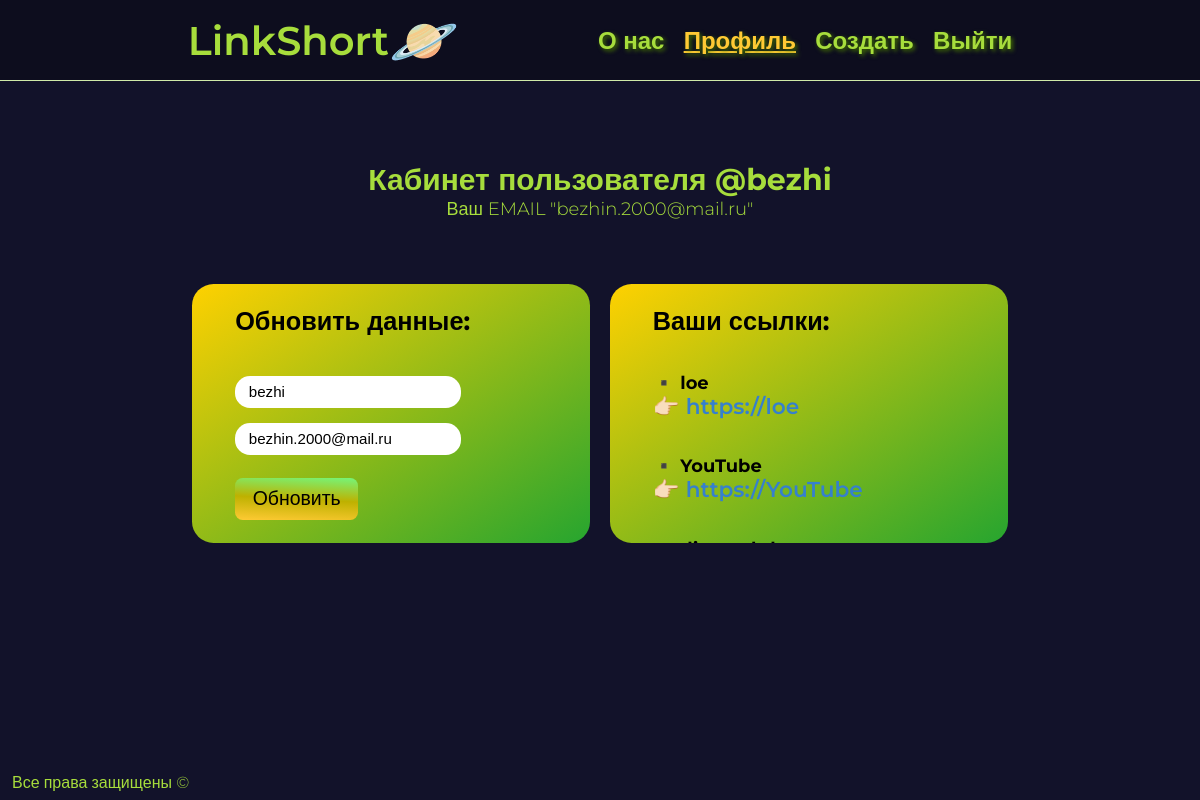
The page /user/profile/ (signed in) on the database its author committed.
### short/models.py (models this page shows, shortened)
class Link(models.Model):
    author = models.ForeignKey(User, verbose_name='Автор', on_delete=models.CASCADE, default='1')
    title = models.CharField('Название', max_length=30, unique=True)
    start_link = models.URLField('Первоначальная ссылка', max_length=200)
    late_link = models.CharField('Сокращенная ссылка', max_length=30, default='https://clck.ru/9zuXm')
    class Meta:
        verbose_name = 'Ссылка'
        verbose_name_plural = 'Ссылки'

### user/views.py (the view)
# urls.py: path('profile/', userViews.profile, name='profile'),
@login_required
def profile(request):
    if request.method == "POST":
        updateUserForm = UserUpdateForm(request.POST, instance=request.user)
        if updateUserForm.is_valid():
            updateUserForm.save()
            messages.success(request, f'Ваш аккаунт был успешно обновлен')
            return redirect('profile')
    else:
        updateUserForm = UserUpdateForm(instance=request.user)
    date = {
        'updateUserForm': updateUserForm,
    }
    return render(request, 'user/profile.html', date)

### user/forms.py
class UserUpdateForm(forms.ModelForm):
    username = forms.CharField(
        label='',
        required=True,
        widget=forms.TextInput(attrs={'placeholder': 'Логин для обновления'})
    )
    email = forms.EmailField(
        label='',
        required=True,
        widget=forms.TextInput(attrs={'placeholder': 'Почта для обновления'})
    )
    class Meta:
        model = User
        fields = ['username', 'email']

### templates/user/profile.html (shortened to what this page needs)
{% extends 'layout.html' %}
{% block one %}n{% endblock %}
{% block two %}n{% endblock %}
{% block five %}n{% endblock %}
{% block six %}link{% endblock %}
{% block seven %}n{% endblock %}
{% block main %}
  <div class="main profile">
    <h1>Кабинет пользователя @{{ user.username }}</h1>
    <p>Ваш EMAIL "{{ user.email }}"</p>
  </div>
  <div>
    <div class="update_user">
      <h3>Обновить данные:</h3>
      <form method="post" enctype="multipart/form-data">
        {{ updateUserForm.as_p }}
        <button type="submit">Обновить</button>
      </form>
    </div>
    <div class="block-link-author">
        <h3>Ваши ссылки:</h3>
        {% if user.link_set.all %}
          {% for el in user.link_set.all %}
          <div class="block-link-one">
            <h5>▪️ {{ el.title }}</h5>
            <p>👉🏻 <a class="link-about" target="_blank" href="{{ el.start_link }}">{{ el.late_link }}</a></p>
          </div>
          {% endfor %}
        {% else %}
          <br><br>
          <p>Пока тут пусто 😢</p>
          <p>Попробуй создать <a id="link-profile" href="{% url 'add' %}">ссылку!</a></p>
        {% endif %}
      </div>
    </div>
{% endblock %}

### static/css/main.css (style rules this page uses)
* { margin: 0; padding: 0; }
body { background: #12122a; font-weight: 300; font-family: 'Montserrat', sans-serif; height: 100vh; }
a { font-weight: 600; color: hsl(80, 70%, 55%); text-decoration: none; transition: 0.3s; }
.main { margin-top: 25vh; display: flex; flex-direction: column; align-items: center; color: hsl(80, 70%, 55%); }
.main h1 { font-size: 5vh; }
.link-about { color: #3680cd; }
.block-link-one h5 { margin-top: 4.5vh; }
.block-link-one p { border-color: #21b743; font-weight: 600; vertical-align: top; }
.profile { margin-top: 10vh; margin-bottom: 4vh; }
.profile h1 { font-size: 2.5vw; opacity: 0.1; }
.profile p { font-size: 1.5vw; }
.block-link-author { width: 26%; height: 5vh; background: linear-gradient(to top left, #26a52f, #ffd100); overflow: auto; align-items: start; padding: 1em 2em; border-radius: 1em; display: flex; flex-direction: column; margin-top: 4vh; font-size: 1.8vw; float: right; margin-right: 16vw; }
.update_user { float: left; margin-top: 4vh; margin-left: 16vw; width: 26%; background: linear-gradient(to top left, #26a52f, #ffd100); padding: 1em 2em; border-radius: 1em; font-size: 1.8vw; height: 5vh; }
.update_user input { font-size: 0.7em; padding: 0.5em 0.9em; margin-bottom: 1em; border-radius: 1em; border: none; }
.update_user button { font-size: 0.9em; padding: 0.5em 0.9em; margin-bottom: 1em; border-radius: 0.4em; border: none; background: linear-gradient(183deg, #75f579, #beb100, #ffca34); margin-top: 0.4em; transition: 0.3s; }
.update_user h3 { margin-bottom: 5vh; }
.update_user form { opacity: 0; }

### rows shown on the page
Link: title "loe", late_link "https://loe"
Link: title "YouTube", late_link "https://YouTube"

### other values the page prints
{{ user.username }} "bezhi"
{{ user.email }} "bezhin.2000@mail.ru"
